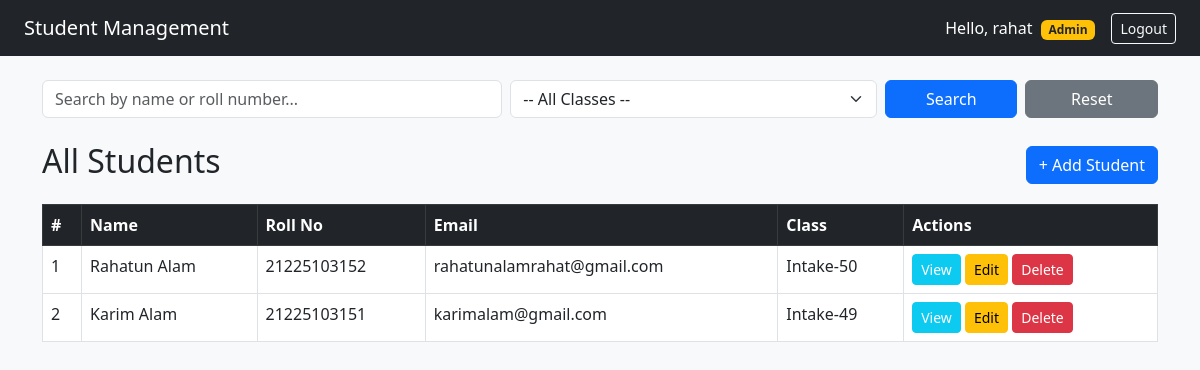
The app's page /students/ (signed in) with its own data.
### students/models.py (models this page shows, shortened)
class Student(models.Model):
    user = models.OneToOneField(User, on_delete=models.CASCADE, null=True, blank=True, related_name='student_profile')
    name = models.CharField(max_length=100)
    roll_no = models.CharField(max_length=20,unique=True)
    email = models.CharField(unique=True)
    class_name = models.CharField(max_length=50)
    created_at = models.DateTimeField(auto_now_add=True)

### students/views.py (the view)
# urls.py: path('',views.student_list,name='student_list'),
@login_required
def student_list(request):
    if not request.user.is_staff and hasattr(request.user, 'student_profile'):
        return redirect('student_detail', pk=request.user.student_profile.pk)
    search = request.GET.get('search','')
    class_filter = request.GET.get('class_filter','')
    students = Student.objects.all().order_by('-created_at')
    if search:
        from django.db.models import Q
        students = students.filter(
            Q(name__icontains=search)|
            Q(roll_no__icontains=search)
        )
    if class_filter:
        students = students.filter(class_name__icontains=class_filter)
    from django.core.paginator import Paginator
    paginator = Paginator(students,5)
    page_number = request.GET.get('page',1)
    page_obj = paginator.get_page(page_number)
    all_classes = Student.objects.values_list('class_name',flat=True).distinct()
    return render(request, 'students/student_list.html', {
        'students': students,
        'page_obj': page_obj,
        'search': search,
        'class_filter': class_filter,
        'all_classes': all_classes,
        })

### students/templates/students/student_list.html (shortened to what this page needs)
<!DOCTYPE html>
<html lang="en">
<head>
  <link href="https://cdn.jsdelivr.net/npm/bootstrap@5.3.0/dist/css/bootstrap.min.css" rel="stylesheet">
</head>
<body class="bg-light">
<nav class="navbar navbar-dark bg-dark px-4">
  <span class="navbar-brand">Student Management</span>
  <div class="d-flex align-items-center gap-3">
    <span class="text-white">
      Hello, {{ request.user.username }}
      {% if request.user.is_staff %}
        <span class="badge bg-warning text-dark ms-1">Admin</span>
      {% else %}
        <span class="badge bg-secondary ms-1">Viewer</span>
      {% endif %}
    </span>
    <form method="POST" action="{% url 'logout' %}">
      <button type="submit" class="btn btn-outline-light btn-sm">Logout</button>
    </form>
  </div>
</nav>
<div class="container mt-4">
  <form method="GET" class="row g-2 mb-4">
    <div class="col-md-5">
      <input type="text" name="search" value="{{ search }}"
             class="form-control" placeholder="Search by name or roll number...">
    </div>
    <div class="col-md-4">
      <select name="class_filter" class="form-select">
        <option value="">-- All Classes --</option>
      </select>
    </div>
    <div class="col-md-3 d-flex gap-2">
      <button type="submit" class="btn btn-primary w-100">Search</button>
      <a href="{% url 'student_list' %}" class="btn btn-secondary w-100">Reset</a>
    </div>
  </form>
  <div class="d-flex justify-content-between align-items-center mb-3">
    <h2>All Students</h2>
    {% if request.user.is_staff %}
      <a href="{% url 'student_create' %}" class="btn btn-primary">+ Add Student</a>
    {% endif %}
  </div>
  <table class="table table-bordered table-hover bg-white">
    <thead class="table-dark">
      <tr>
        <th>#</th>
        <th>Name</th>
        <th>Roll No</th>
        <th>Email</th>
        <th>Class</th>
        <th>Actions</th>
      </tr>
    </thead>
    <tbody>
      {% for student in students %}
      <tr>
        <td>{{ forloop.counter }}</td>
        <td>{{ student.name }}</td>
        <td>{{ student.roll_no }}</td>
        <td>{{ student.email }}</td>
        <td>{{ student.class_name }}</td>
        <td>
          <a href="{% url 'student_detail' student.pk %}" class="btn btn-sm btn-info text-white">View</a>
          {% if request.user.is_staff %}
            <a href="{% url 'student_edit' student.pk %}" class="btn btn-sm btn-warning">Edit</a>
            <a href="{% url 'student_delete' student.pk %}" class="btn btn-sm btn-danger">Delete</a>
          {% endif %}
        </td>
      </tr>
      {% empty %}
      <tr>
        <td colspan="6" class="text-center text-muted">No students found.</td>
      </tr>
      {% endfor %}
    </tbody>
  </table>
</div>
</body>
</html>

### records on screen
Student: name "Rahatun Alam", roll_no "21225103152", email "rahatunalamrahat@gmail.com", class_name "Intake-50"
Student: name "Karim Alam", roll_no "21225103151", email "karimalam@gmail.com", class_name "Intake-49"

### other values on screen
{{ request.user.username }} "rahat"
